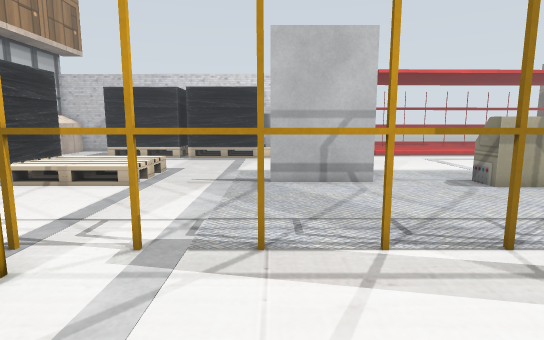
[1] (above)

19 first-person views from a walk through a Gazebo world. The camera is 1 m above the floor, tilts 8° down and sees 80° across. The lines on the ground mark 1 m squares. The floor is counted in squares, 0.5 m on a side. Each view is taken from the middle of a square. On the plan, view 1 faces up. The plan holds only what a view shows up to about 18 squares ahead; the rest is blank. The place goes on beyond the plan. Robots are left out. Simple patterns stand in for the simulator's built-in surfaces. Some stock models are drawn as simple stand-ins. Some surface patterns are stand-ins.

[2]
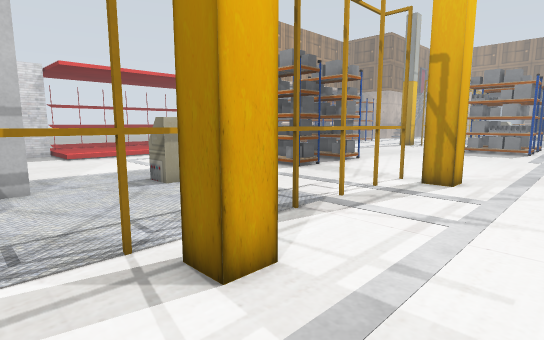

[3]
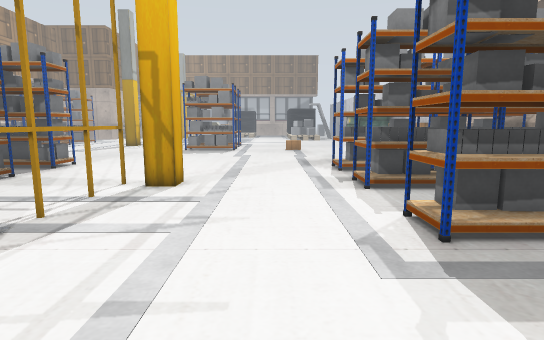

[4]
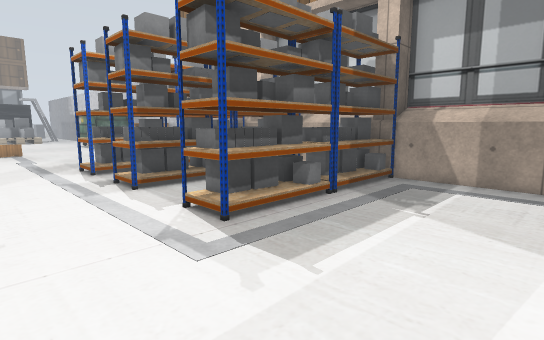

[5]
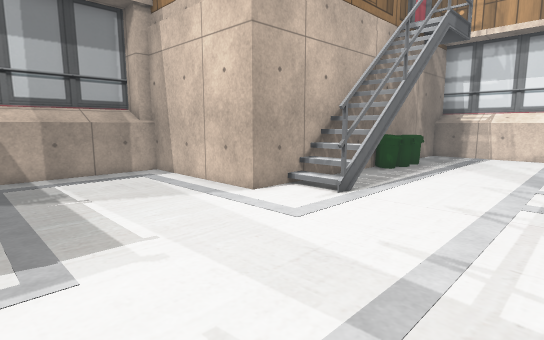

[6]
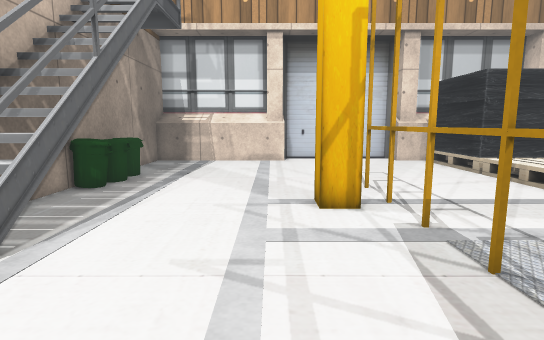

[7]
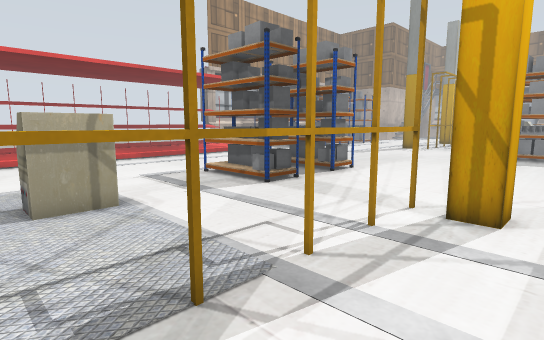

[8]
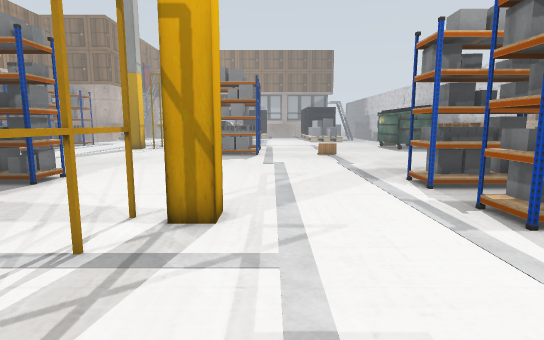

[9]
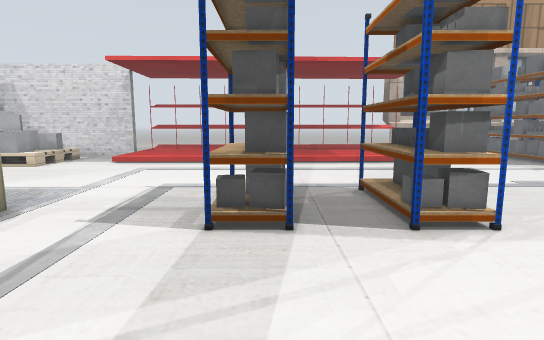

[10]
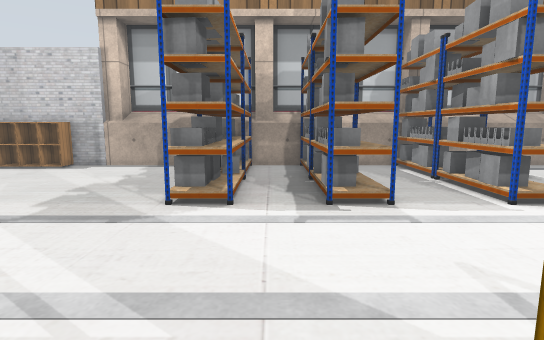

[11]
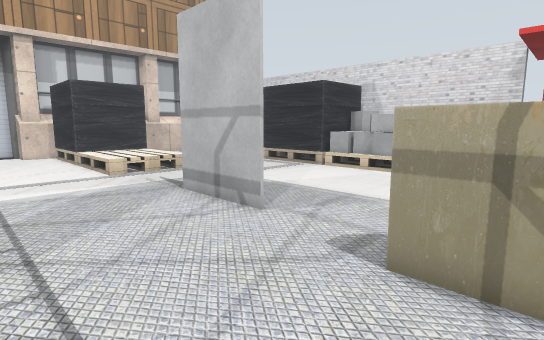

[12]
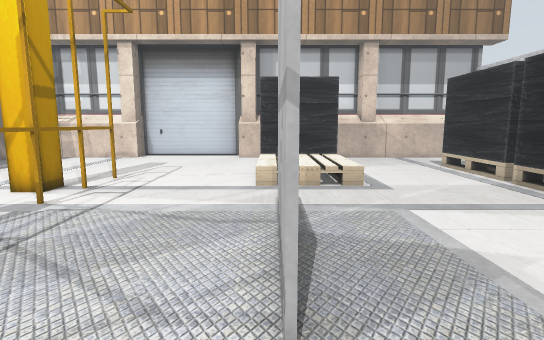

[13]
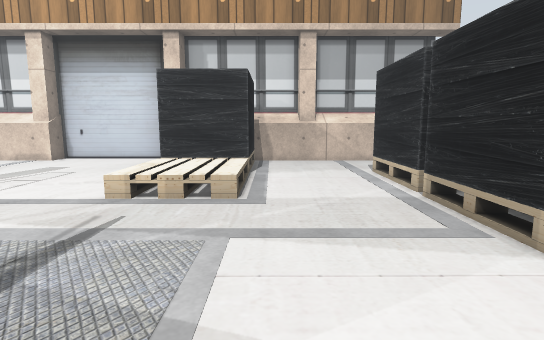

[14]
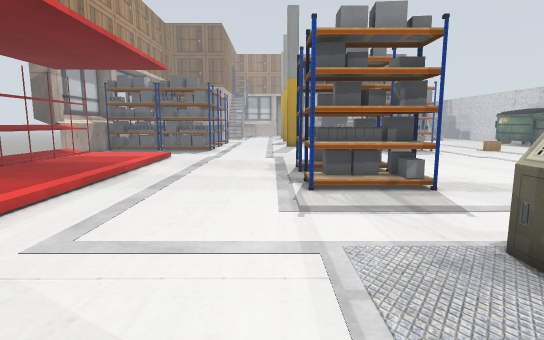

[15]
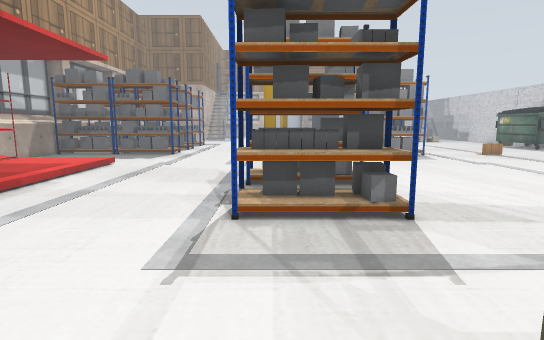

[16]
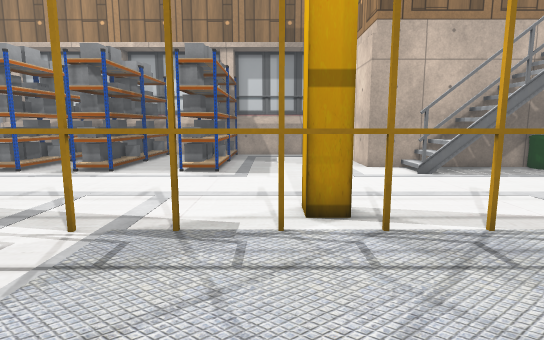

[17]
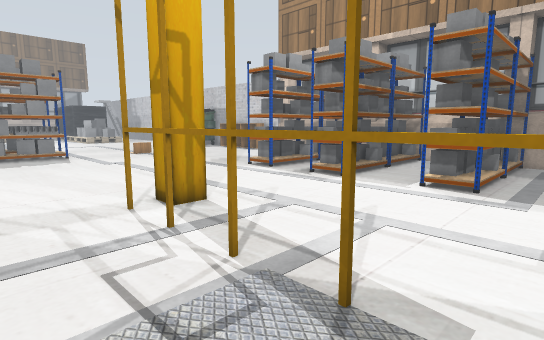

[18]
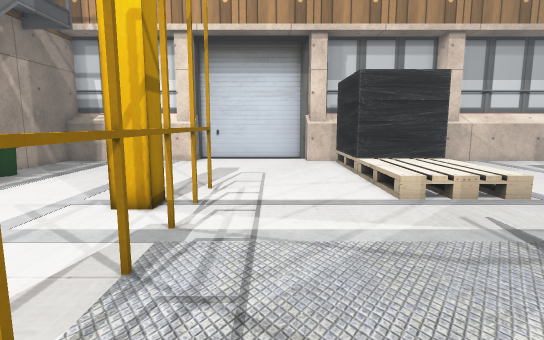

[19]
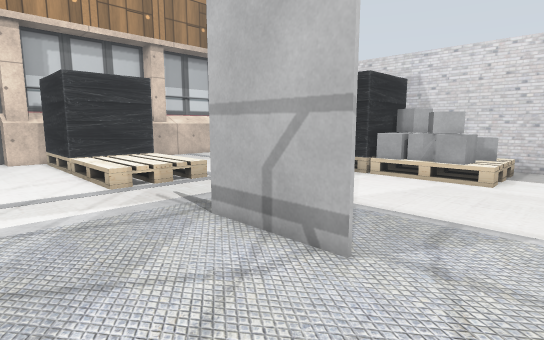

### Floor plan
Key: @ floor where view 1 was taken; # wall or solid block; . main floor; : floor 0.25 m higher than the main floor; / step, stairs or slope; = window, fence, low wall or low ledge; B grey box; P yellow post; Y yellow box; I bin.
Columns run from 14 left of view 1 to 25 right of it. Each row starts with its distance up from view 1.
 23              #  ===.
 22 =            #####=..          :::::
 21 =.              ##=..//////////////////.
 20 =...#==      #####=.....................
 19 =....#########====......................
 18 =.......................................
 17 #.......................................
 16 =.......................................
 15 =......................................
 14 =#========..................##..##.....
 13      #====..................##..##....
 12      #====..................==..==......
 11 =#===#====....BBBB...=#=....##..##......
 10 =#####====...........===....##..##.....
  9 #.......................................
  8 ........................................
  7 ........................................
  6 ........................................
  5 ........PYPYPYPYPYPYPYPYPYPYP...........
  4 .........##.......##.......##...........
  3 #........##.......##.......##...........
  2 =.......................................
  1 =.......................................
  0 =.............@.........................
 -1 =.......................................
 -2 =........#####..........................
 -3 =....IIII#####........###..###.###......
 -4 =####IIII#######......##=..##=.##=......
 -5                #......##=..###.###......
 -6                #......###..###.###......
 -7                #......###..###.###......
 -8                #......##=..##=.##=......
 -9                #......##=..###.###......
-10                #......###..###.###......
-11                #########################

Where each view was taken, in squares from view 1:
view 1: 0 up, 0 right, facing up
view 2: 0 up, 2 right, facing up-right
view 3: 0 up, 3 right, facing right
view 4: 1 up, 3 right, facing down-right
view 5: 3 up, 8 right, facing down-left
view 6: 2 up, 4 right, facing left
view 7: 2 up, 6 right, facing up-right
view 8: 2 up, 7 right, facing right
view 9: 4 up, 15 right, facing up
view 10: 5 up, 16 right, facing down
view 11: 6 up, 9 right, facing up-left
view 12: 11 up, 6 right, facing left
view 13: 15 up, 4 right, facing left
view 14: 15 up, 4 right, facing right
view 15: 13 up, 7 right, facing right
view 16: 11 up, 6 right, facing down
view 17: 8 up, 6 right, facing down-right
view 18: 7 up, 4 right, facing left
view 19: 7 up, 6 right, facing up-left
